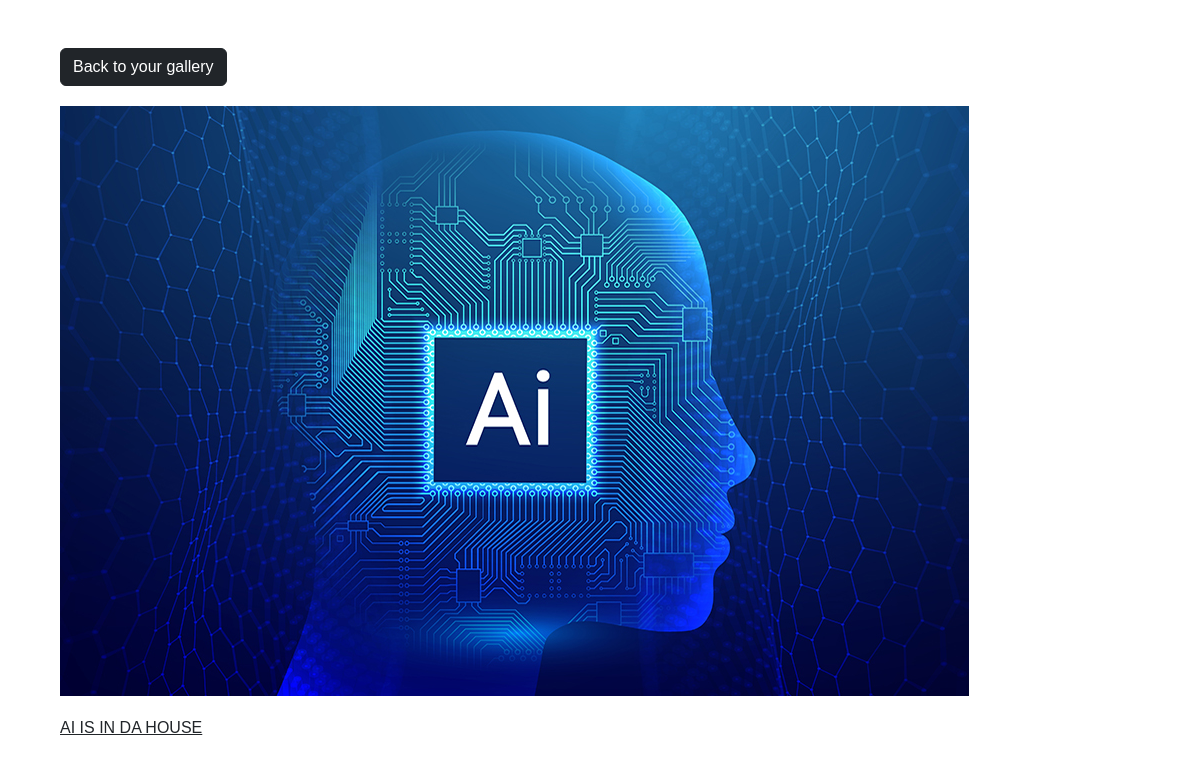
Screenshot of /photo/9/ with the database file from the repository.
### app/models.py (models this page shows, shortened)
class Photo(models.Model):
    category=models.ForeignKey(Category,on_delete=models.SET_NULL, null=True, blank=True)
    image=models.ImageField(null=False,blank=False)
    description=models.TextField(max_length=300,null=False,blank=False)
    date_added = models.DateTimeField(auto_now_add=True)

### app/views.py (the view)
# urls.py: path('photo/<str:pk>/',views.view_photo,name='photo'),
def view_photo(request,pk):
    photo = get_object_or_404(Photo, id=pk)
    context = {'photo':photo}
    return render(request,'app/photo.html',context)

### app/templates/app/photo.html (shortened to what this page needs)
<!DOCTYPE html>
<html lang="en" dir="ltr">
  <head>
    <link href="https://cdn.jsdelivr.net/npm/bootstrap@5.2.3/dist/css/bootstrap.min.css" rel="stylesheet">
  </head>
  <body class="m-5">
    <div class="container">
      <div class="row justify-content-center">
        <div class="col">
          <a href="{% url 'gallery' %}" class="btn btn-dark">Back to your gallery</a>
          <div style="height: 90vh;">
            <img src="{{photo.image.url}}" style="max-width: 100%; max-height: 100%;">
            <p>{{photo.description}}</p>
          </div>
        </div>
      </div>
    </div>
  </body>
</html>

### app/templates/app/photo.html (style rules this page uses)
* { margin: 0; padding: 0; box-sizing: border-box; }
body { font-family: 'Arial Black', sans-serif; background: #fff; }
.btn, .btn:hover { margin-bottom: 20px; }
p { margin-top: 20px; text-decoration: underline; }

### rows the page displays
Photo: image (picture), description "AI IS IN DA HOUSE"
